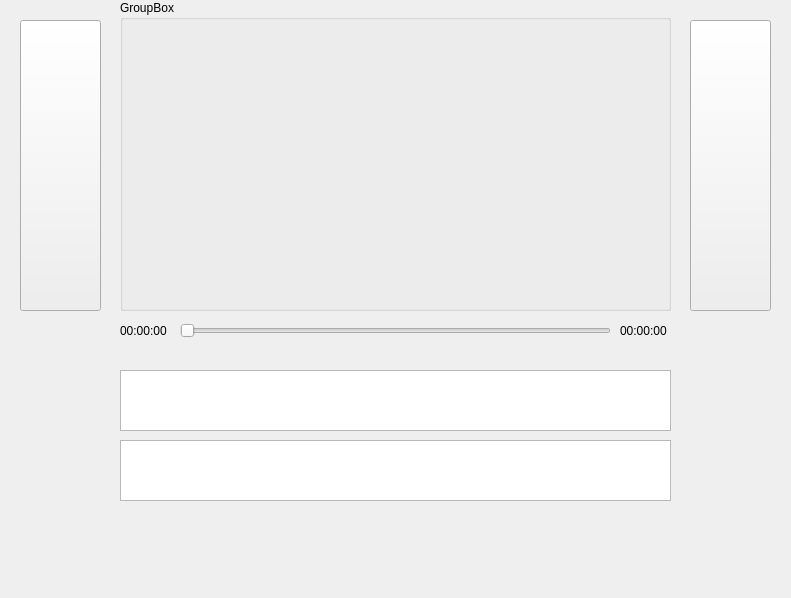
<?xml version="1.0" encoding="UTF-8"?>
<ui version="4.0">
 <class>VideoWidget</class>
 <widget class="QWidget" name="VideoWidget">
  <property name="geometry">
   <rect>
    <x>0</x>
    <y>0</y>
    <width>791</width>
    <height>598</height>
   </rect>
  </property>
  <property name="windowTitle">
   <string>Form</string>
  </property>
  <widget class="QGroupBox" name="groupBox">
   <property name="geometry">
    <rect>
     <x>120</x>
     <y>0</y>
     <width>551</width>
     <height>311</height>
    </rect>
   </property>
   <property name="title">
    <string>GroupBox</string>
   </property>
  </widget>
  <widget class="QSlider" name="horizontalSlider">
   <property name="geometry">
    <rect>
     <x>180</x>
     <y>320</y>
     <width>431</width>
     <height>21</height>
    </rect>
   </property>
   <property name="orientation">
    <enum>Qt::Horizontal</enum>
   </property>
  </widget>
  <widget class="QPushButton" name="nextVideoButton">
   <property name="geometry">
    <rect>
     <x>690</x>
     <y>20</y>
     <width>81</width>
     <height>291</height>
    </rect>
   </property>
   <property name="text">
    <string/>
   </property>
  </widget>
  <widget class="QPushButton" name="prevVideoButton">
   <property name="geometry">
    <rect>
     <x>20</x>
     <y>20</y>
     <width>81</width>
     <height>291</height>
    </rect>
   </property>
   <property name="sizePolicy">
    <sizepolicy hsizetype="Preferred" vsizetype="Preferred">
     <horstretch>0</horstretch>
     <verstretch>0</verstretch>
    </sizepolicy>
   </property>
   <property name="text">
    <string/>
   </property>
  </widget>
  <widget class="QTextEdit" name="textEdit">
   <property name="geometry">
    <rect>
     <x>120</x>
     <y>370</y>
     <width>551</width>
     <height>61</height>
    </rect>
   </property>
   <property name="sizePolicy">
    <sizepolicy hsizetype="Fixed" vsizetype="Fixed">
     <horstretch>0</horstretch>
     <verstretch>0</verstretch>
    </sizepolicy>
   </property>
   <property name="styleSheet">
    <string notr="true">font: 24pt &quot;Academy Engraved LET&quot;;
</string>
   </property>
  </widget>
  <widget class="QLabel" name="currentTimeLabel">
   <property name="geometry">
    <rect>
     <x>120</x>
     <y>320</y>
     <width>61</width>
     <height>21</height>
    </rect>
   </property>
   <property name="styleSheet">
    <string notr="true">font: 14pt &quot;Helvetica&quot;;</string>
   </property>
   <property name="text">
    <string>00:00:00</string>
   </property>
  </widget>
  <widget class="QLabel" name="totalTimeLabel">
   <property name="geometry">
    <rect>
     <x>620</x>
     <y>320</y>
     <width>61</width>
     <height>21</height>
    </rect>
   </property>
   <property name="styleSheet">
    <string notr="true">font: 14pt &quot;Helvetica&quot;;</string>
   </property>
   <property name="text">
    <string>00:00:00</string>
   </property>
  </widget>
  <widget class="QTextEdit" name="translatedText">
   <property name="geometry">
    <rect>
     <x>120</x>
     <y>440</y>
     <width>551</width>
     <height>61</height>
    </rect>
   </property>
   <property name="sizePolicy">
    <sizepolicy hsizetype="Fixed" vsizetype="Fixed">
     <horstretch>0</horstretch>
     <verstretch>0</verstretch>
    </sizepolicy>
   </property>
  </widget>
 </widget>
 <resources/>
 <connections/>
</ui>
